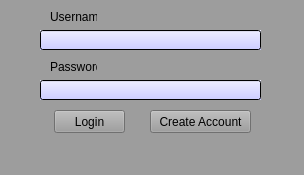
<?xml version="1.0" encoding="UTF-8"?>
<ui version="4.0">
 <class>MainWindow</class>
 <widget class="QMainWindow" name="MainWindow">
  <property name="geometry">
   <rect>
    <x>0</x>
    <y>0</y>
    <width>304</width>
    <height>175</height>
   </rect>
  </property>
  <property name="windowTitle">
   <string>MainWindow</string>
  </property>
  <property name="styleSheet">
   <string notr="true">background: rgb(157, 157, 157)</string>
  </property>
  <widget class="QWidget" name="centralwidget">
   <widget class="QLineEdit" name="username_lineEdit">
    <property name="geometry">
     <rect>
      <x>40</x>
      <y>30</y>
      <width>221</width>
      <height>20</height>
     </rect>
    </property>
    <property name="font">
     <font>
      <family>Constantia</family>
      <pointsize>10</pointsize>
     </font>
    </property>
    <property name="styleSheet">
     <string notr="true">background: QLinearGradient(x1: 0, y1: 0, x2: 0, y2: 1, stop: 0 #eef, stop: 1 #ccf);</string>
    </property>
    <property name="clearButtonEnabled">
     <bool>false</bool>
    </property>
   </widget>
   <widget class="QLineEdit" name="password_lineEdit_2">
    <property name="geometry">
     <rect>
      <x>40</x>
      <y>80</y>
      <width>221</width>
      <height>20</height>
     </rect>
    </property>
    <property name="font">
     <font>
      <family>Constantia</family>
      <pointsize>10</pointsize>
     </font>
    </property>
    <property name="styleSheet">
     <string notr="true">background: QLinearGradient(x1: 0, y1: 0, x2: 0, y2: 1, stop: 0 #eef, stop: 1 #ccf);</string>
    </property>
    <property name="clearButtonEnabled">
     <bool>false</bool>
    </property>
   </widget>
   <widget class="QLabel" name="username_label">
    <property name="geometry">
     <rect>
      <x>50</x>
      <y>10</y>
      <width>47</width>
      <height>13</height>
     </rect>
    </property>
    <property name="text">
     <string>Username</string>
    </property>
   </widget>
   <widget class="QLabel" name="password_label">
    <property name="geometry">
     <rect>
      <x>50</x>
      <y>60</y>
      <width>47</width>
      <height>13</height>
     </rect>
    </property>
    <property name="text">
     <string>Password</string>
    </property>
   </widget>
   <widget class="QPushButton" name="login_button">
    <property name="geometry">
     <rect>
      <x>54</x>
      <y>110</y>
      <width>71</width>
      <height>23</height>
     </rect>
    </property>
    <property name="text">
     <string>Login</string>
    </property>
   </widget>
   <widget class="QPushButton" name="create_account_button">
    <property name="geometry">
     <rect>
      <x>150</x>
      <y>110</y>
      <width>101</width>
      <height>23</height>
     </rect>
    </property>
    <property name="text">
     <string>Create Account</string>
    </property>
   </widget>
  </widget>
  <widget class="QMenuBar" name="menubar">
   <property name="geometry">
    <rect>
     <x>0</x>
     <y>0</y>
     <width>304</width>
     <height>21</height>
    </rect>
   </property>
  </widget>
  <widget class="QStatusBar" name="statusbar"/>
 </widget>
 <resources/>
 <connections/>
</ui>
